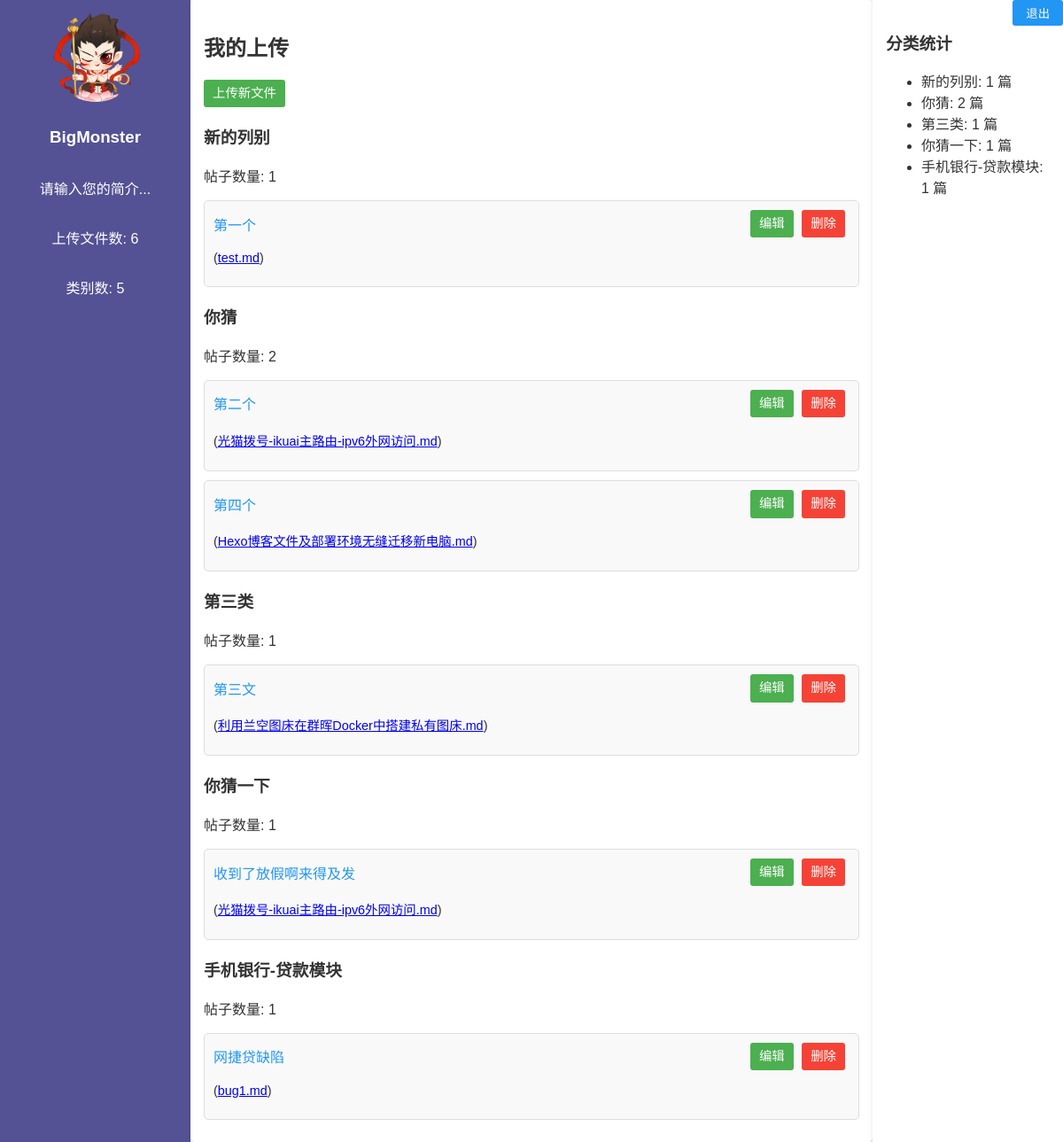
The app's page /dashboard (signed in) with its own data.
### tables this page shows
CREATE TABLE users 
                 (id INTEGER PRIMARY KEY, username TEXT UNIQUE, password TEXT, role TEXT DEFAULT 'user', avatar TEXT, bio TEXT);

CREATE TABLE posts 
                 (id INTEGER PRIMARY KEY, title TEXT, content TEXT, category TEXT, filename TEXT, user_id INTEGER, image_dir TEXT, created_at TIMESTAMP);

### app.py (the view)
@app.route('/dashboard')
def dashboard():
    if 'user_id' not in session:
        return redirect(url_for('login'))
    conn = sqlite3.connect('database.db')
    c = conn.cursor()
    if session.get('role') == 'admin':
        c.execute('''SELECT posts.id, posts.title, posts.content, posts.category, posts.filename, posts.user_id, users.username
                     FROM posts JOIN users ON posts.user_id = users.id''')
    else:
        c.execute('''SELECT posts.id, posts.title, posts.content, posts.category, posts.filename, posts.user_id, users.username
                     FROM posts JOIN users ON posts.user_id = users.id WHERE posts.user_id = ?''',
                  (session['user_id'],))
    posts = c.fetchall()
    total_posts = len(posts)
    categories = {}
    for post in posts:
        category = post[3]
        categories[category] = categories.get(category, 0) + 1
    user_id = session['user_id']  # 确保 user_id 存在
    c.execute('SELECT username, avatar, bio FROM users WHERE id = ?', (user_id,))
    user_info = c.fetchone()
    if user_info:
        username, avatar, bio = user_info
    else:
        username = "未知用户"
        avatar = "default_avatar.jpg"  # 默认头像
        bio = "请输入您的简介..."  # 默认简介
    conn.close()
    categorized_posts = defaultdict(list)
    for post in posts:
        post_id, title, content, category, filename, user_id, username = post
        categorized_posts[category].append({
            'id': post_id,
            'title': title,
            'filename': filename,
            'username': username
        })
    return render_template('dashboard.html', categorized_posts=categorized_posts, role=session.get('role'),
                          username=username, avatar=avatar, bio=bio, total_posts=total_posts, categories=categories)

### templates/dashboard.html (shortened to what this page needs)
{% extends "base.html" %}
{% block content %}
    <div class="container">
        <div class="sidebar-left">
            <div class="user-profile">
                <img src="{{ url_for('static', filename='avatars/' + (avatar if avatar else 'default_avatar.jpg')) }}" alt="User Avatar">
                <h3>{{ username if username else '未知用户' }}</h3>
                <p>{{ bio if bio else '请输入您的简介...' }}</p>
                <p>上传文件数: {{ total_posts }}</p>
                <p>类别数: {{ categories|length }}</p>
            </div>
        </div>
        <div class="main-content">
            <h2>我的上传 {% if role == 'admin' %}(管理员视图 - 所有用户文件){% endif %}</h2>
            <a href="{{ url_for('upload') }}" class="btn-edit">上传新文件</a>
            {% for category, posts in categorized_posts.items() %}
                <h3>{{ category }}</h3>
                <p>帖子数量: {{ posts|length }}</p>
                <div class="post-cards">
                    {% for post in posts %}
                        <div class="post-card">
                            <div style="display: flex; justify-content: space-between; align-items: center;">
                                <a href="{{ url_for('view_post', post_id=post.id) }}" style="color: #2196F3; text-decoration: none; font-size: 1em;">{{ post.title }}</a>
                                <div>
                                    <a href="{{ url_for('edit_post', post_id=post.id) }}" class="btn-edit" style="font-size: 0.9em;">编辑</a>
                                    <button class="btn-delete" onclick="showDeleteModal({{ post.id }})" style="font-size: 0.9em;">删除</button>
                                </div>
                            </div>
                            <p style="font-size: 0.9em;">(<a href="{{ url_for('view_post', post_id=post.id) }}">{{ post.filename }}</a>)</p>
                        </div>
                    {% endfor %}
                </div>
            {% endfor %}
        </div>
        <div class="sidebar-right">
            <h3>分类统计</h3>
            <ul>
                {% for cat, count in categories.items() %}
                    <li>{{ cat }}: {{ count }} 篇</li>
                {% endfor %}
            </ul>
        </div>
    </div>
{% endblock %}

### static/style.css (style rules this page uses)
body { font-family: Arial, sans-serif; margin: 0; padding: 0; background-color: #f5f5f5; color: #333; overflow-x: hidden; overflow-y: auto; }
.container { width: 100vw; max-width: 100%; margin: 0; padding: 0; display: flex; gap: 0; min-height: 100vh; box-sizing: border-box; }
.sidebar-left, .sidebar-right { flex: 1; min-width: 0; max-width: 20%; background-color: #fff; padding: 15px; border-radius: 0; box-shadow: 0 2px 5px rgba(0,0,0,0.1); box-sizing: border-box; }
.main-content { flex: 4; min-width: 0; max-width: 80%; background-color: #fff; padding: 15px; border-radius: 5px; box-shadow: 0 2px 5px rgba(0,0,0,0.1); box-sizing: border-box; overflow-y: auto; max-height: 100vh; }
.user-profile img { width: 100px; height: 100px; border-radius: 50%; margin-bottom: 10px; }
.post-card { margin: 10px 0; padding: 10px; border: 1px solid #ddd; border-radius: 5px; background-color: #f9f9f9; }
.btn-edit, .btn-delete { padding: 5px 10px; margin-right: 5px; border-radius: 3px; text-decoration: none; color: #fff; cursor: pointer; font-size: 0.9em; border: none; display: inline-block; line-height: 1.5; vertical-align: middle; box-sizing: border-box; }
.btn-edit { background-color: #4CAF50; }
.btn-delete { background-color: #f44336; }
.sidebar-left { background-color: #545295; color: white; }
.user-profile { margin-bottom: 20px; display: flex; flex-direction: column; justify-content: center; align-items: center; }

### records on screen
users: avatar (placeholder picture), username "BigMonster", bio "请输入您的简介..."
posts: category "新的列别", posts "1", title "第一个", filename "test.md", count "1"
posts: category "你猜", posts "2", title "第二个", filename "光猫拨号-ikuai主路由-ipv6外网访问.md", id "2"
posts: title "第四个", filename "Hexo博客文件及部署环境无缝迁移新电脑.md"
posts: category "第三类", posts "1", title "第三文", filename "利用兰空图床在群晖Docker中搭建私有图床.md", user "1"
posts: category "你猜一下", posts "1", title "收到了放假啊来得及发", filename "光猫拨号-ikuai主路由-ipv6外网访问.md", user "1"
posts: category "手机银行-贷款模块", posts "1", title "网捷贷缺陷", filename "bug1.md", user "1"

### other values on screen
{{ total_posts }} "6"
{{ categories|length }} "5"
